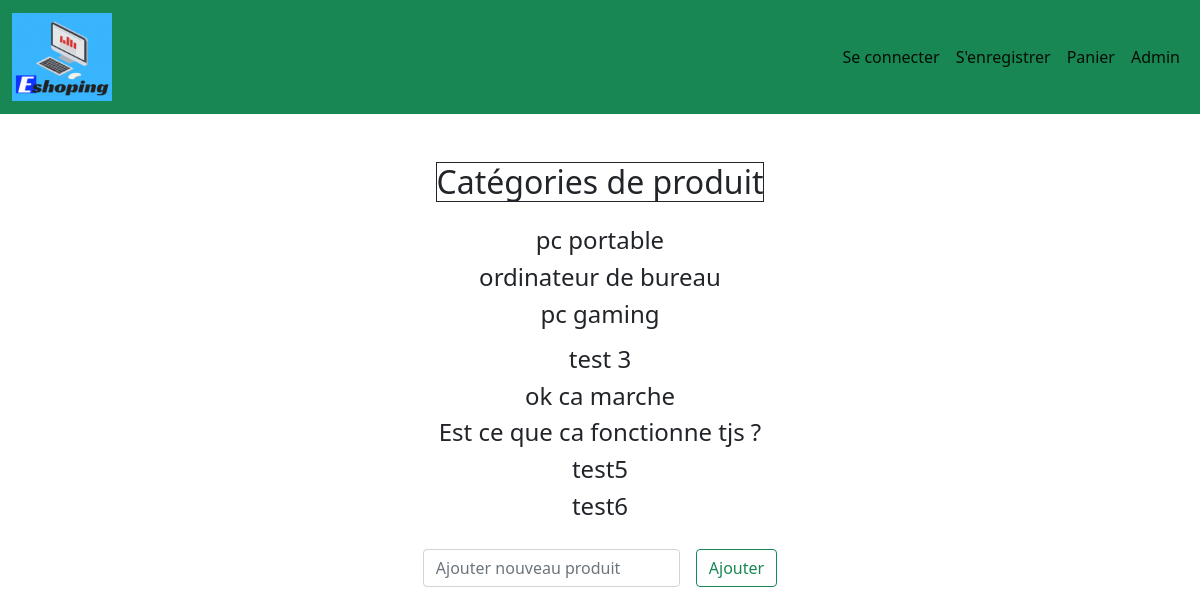
The page /src/pages/adminContent/categorieProduit.php on the database its author committed.
### tables this page shows
CREATE TABLE IF NOT EXISTS `category` (
  `categoryId` int NOT NULL AUTO_INCREMENT,
  `typeProduct` varchar(50) DEFAULT NULL,
  PRIMARY KEY (`categoryId`)
);

### src/fonctions/dbCategorieFonctions.php (called while the page is built, shortened)
<?php
function listCategories(){
    $bdd = bdd();
    $requete = $bdd->prepare("SELECT * FROM category");
    $requete->execute();
    $result = $requete->fetchAll(PDO::FETCH_OBJ);
    return $result;
}

### src/pages/adminContent/categorieProduit.php (the view, shortened to what this page needs)
<?php
    require "../../common/template.php";
    require "../../fonctions/dbCategorieFonctions.php";
?>
<section class="container d-flex flex-column align-items-center mt-5">
   <h2 class="border border-dark mb-4">Catégories de produit</h2>
    <?php foreach (listCategories() as $value): ?>
        <h4><?php echo $value->typeProduct; ?></h4>
    <?php endforeach; ?>
    <form class="row row-cols-lg-auto g-3 align-items-center my-1" action="" method="post">
        <div class="col-12">
            <input type="text" class="form-control" name="addCategory" placeholder="Ajouter nouveau produit">
        </div>
        <div class="col-12">
            <button type="submit" class="btn btn-outline-success">Ajouter</button>
        </div>
    </form>
</section>

### src/common/template.php (shortened to what this page needs)
<!DOCTYPE html>
<html lang="fr">
<head>
    <link rel="stylesheet" href="/src/common/header.php">
    <link href="https://cdn.jsdelivr.net/npm/bootstrap@5.0.1/dist/css/bootstrap.min.css" rel="stylesheet">
</head>
<body>
    <?php
        require "header.php";
    ?>
</body>
</html>

### src/common/header.php (shortened to what this page needs)
<header>
    <nav class="navbar navbar-expand-lg navbar-light bg-success">
        <div class="container-fluid">
            <a class="navbar-brand" href="/index.php">
                <img src="/src/img/E.gif" alt="" width="100" height="88">
            </a>
            <?php
                if(isset($_SESSION["connected"]) && $_SESSION["connected"] == true){
            ?>
            <div class="collapse navbar-collapse" id="navbarNav">
                <ul class="navbar-nav">
                    <li class="nav-item">Bonjour <?=$_SESSION["login"]?></li>
                    <li class="nav-item"><a href="../../index.php?deconnect=true"><i class="fas fa-sign-out-alt"></i>Déconnection</a></li>
                </ul>
            </div>
            <?php
                } else {
            ?>
            <div class="collapse navbar-collapse d-flex justify-content-end" id="navbarNav">
                <ul class="navbar-nav">
                    <li class="nav-item">
                        <a class="nav-link active" aria-current="page" href="../../src/pages/login.php">Se connecter</a>
                    </li>
                    <li class="nav-item">
                        <a class="nav-link active" aria-current="page" href="../../src/pages/register.php">S'enregistrer</a>
                    </li>
            <?php
                }
            ?>
                    <li class="nav-item">
                        <a class="nav-link active" aria-current="page" href="#">Panier</a>
                    </li>
                    <li class="nav-item">
                        <a class="nav-link active" aria-current="page" href="../../src/pages/adminContent/menuAdmin.php">Admin</a>
                    </li>
                </ul>
            </div>
        </div>
    </nav>
</header>

### rows shown on the page
category: typeProduct "pc portable"
category: typeProduct "ordinateur de bureau"
category: typeProduct "pc gaming"
category: typeProduct "test 3"
category: typeProduct "ok ca marche"
category: typeProduct "Est ce que ca fonctionne tjs ?"
category: typeProduct "test5"
category: typeProduct "test6"
